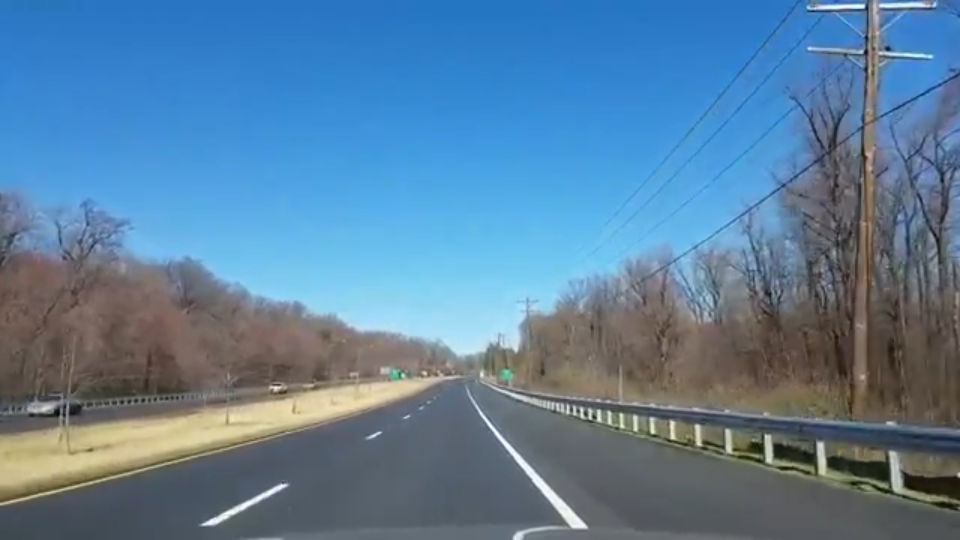
#> input picture Image.jpg, 1920 x 1080 px, given in place of test2.mp4, which was not available (shown at 1/2 size)
$ python dfgadf.py
#> lines starting #> are read from the running program, lines starting #| are printed output that depends on the picture; after the words box and inside, x2 and y2 are one past the last pixel; in counts of white or black regions, pixels touching at a corner belong together; pictures that were not available may be replaced by others from this repository, and a replacement may not be noted
from cv2 import cv2
import numpy as np

def canny(image):
    gray = cv2.cvtColor(image,cv2.COLOR_RGB2GRAY)       #procesarea imaginii
    blur = cv2.GaussianBlur(gray,(5,5),0)
    canny = cv2.Canny(blur, 50, 150)
    return canny

def region_of_interest(image):              #identificarea zonei intre marcajele de pe sosea
    height = image.shape[0]
    polygons = np.array([
    [(200,height), (1100, height), (550, 250)]
    ])
    mask = np.zeros_like(image)
    cv2.fillPoly(mask,polygons,255)
    masked_image = cv2.bitwise_and(image,mask)
    return masked_image

def average_slope_intercept(image,lines):       #egalizarea dreptelor suprapuse peste imaginea originala
    left_fit = []
    right_fit = []
    for line in lines:
        x1, y1, x2, y2 = line.reshape(4)
        parameters = np.polyfit((x1, x2), (y1, y2), 1)
        slope = parameters[0]
        intercept = parameters[1]
        if slope < 0:
            left_fit.append((slope,intercept))
        else:
            right_fit.append((slope,intercept))
    left_fit_average = np.average(left_fit,axis = 0)
    right_fit_average = np.average(right_fit,axis = 0)
    left_line = make_coordinates(image,left_fit_average)
    right_line = make_coordinates(image,right_fit_average)
    return np.array([left_line,right_line])

def make_coordinates(image,line_parameters):            #creearea cordonatelor pentru dreptelor suprapuse
    slope,intercept = line_parameters
    y1 = image.shape[0]
    y2 = int(y1*(3/5))
    x1 = int((y1 - intercept)/slope)
    x2 = int((y2 - intercept)/slope)
    return np.array([x1,y1,x2,y2])

def display_lines(image, lines):                #afisarea dreptelor
    line_image = np.zeros_like(image)
    if lines is not None:
        for line in lines:
            x1, y1, x2, y2 = line.reshape(4)
            cv2.line(line_image,(x1, y1), (x2, y2), (0, 255 , 255), 10)
    return line_image


def videocapture():                         #procesarea videoclipului
    cap = cv2.VideoCapture("test2.mp4")
    while(cap.isOpened()):
        et,frame = cap.read()
#> frame is the input picture: shape (1080, 1920, 3); mean B, G, R 155.9, 127, 91.5
        if not et:
            continue
        canny_image = canny(frame)
#> in canny, `gray = cv2.cvtColor(image,cv2.COLOR_RGB2GRAY)`:
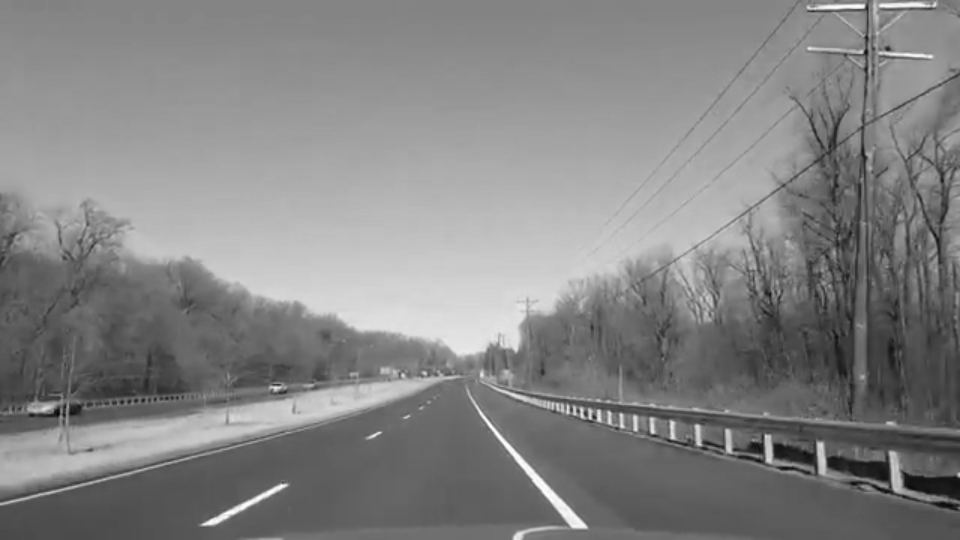
#> gray: shape (1080, 1920) (shown at 1/2 size); min 1, max 254, mean 131.6
#> in canny, `canny = cv2.Canny(blur, 50, 150)`:
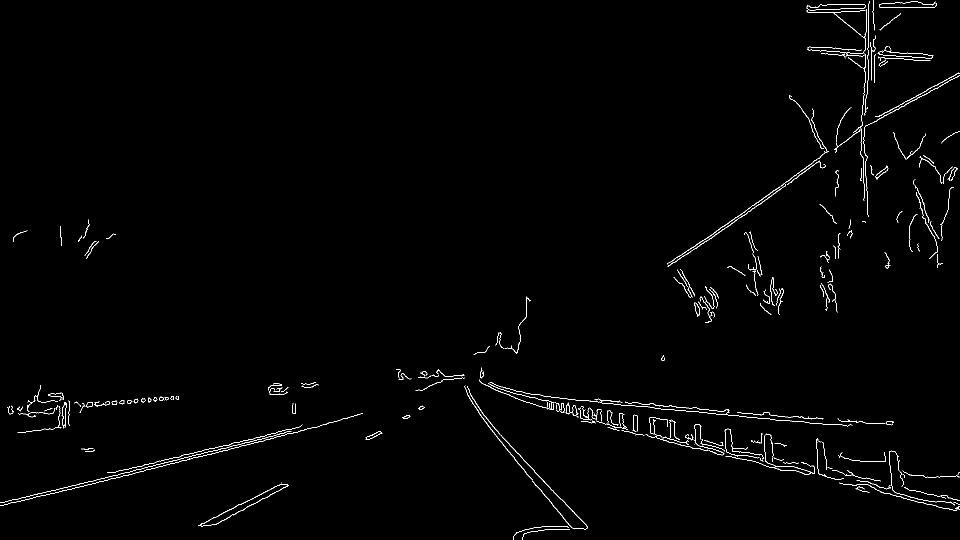
#> canny: shape (1080, 1920) (shown at 1/2 size); 0.97% white in thin lines or dots
        cropped_image = region_of_interest(canny_image)
#> in region_of_interest, `cv2.fillPoly(mask,polygons,255)`:
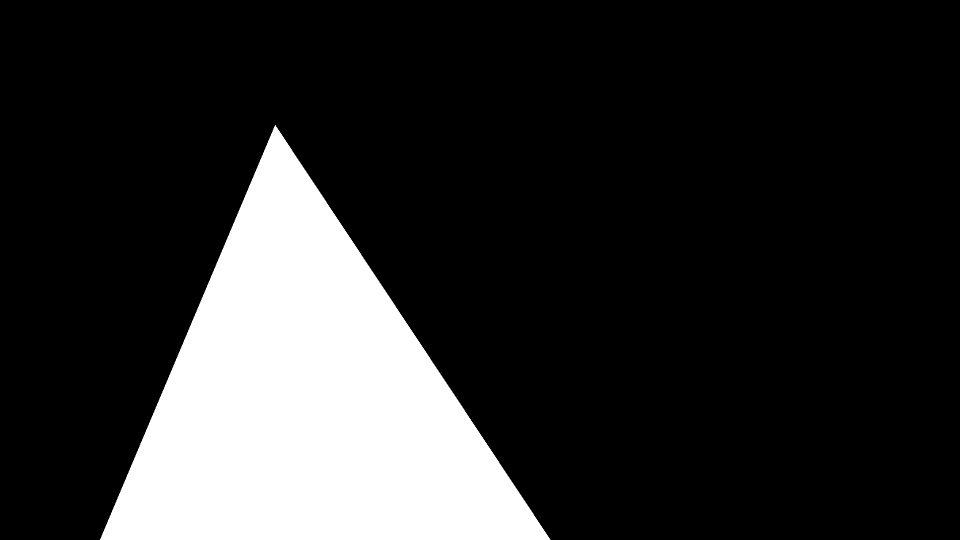
#> mask: shape (1080, 1920) (shown at 1/2 size); 18.1% white; 1 white region, box (x1, y1, x2, y2) and area: (200, 250, 1101, 1080) 374330
#> in region_of_interest, `masked_image = cv2.bitwise_and(image,mask)`:
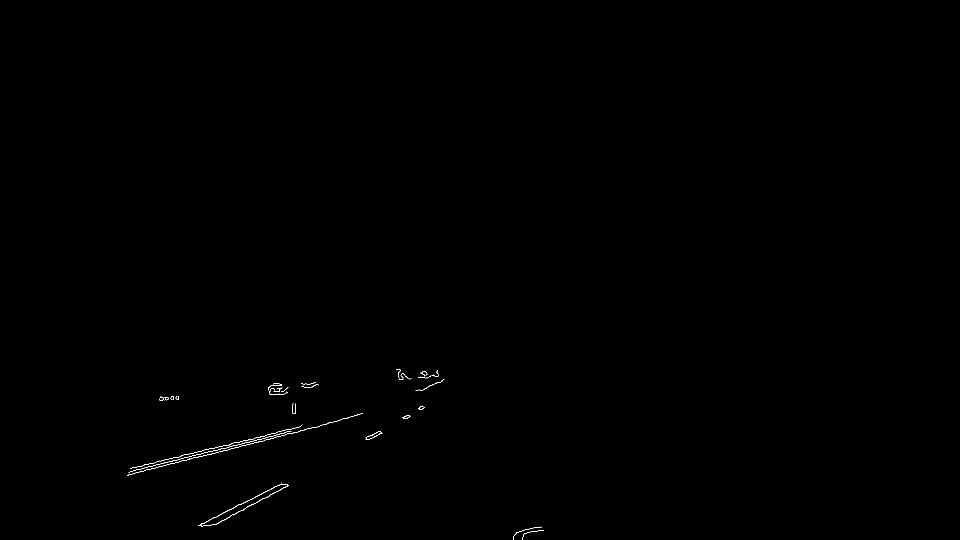
#> masked_image: shape (1080, 1920) (shown at 1/2 size); 0.13% white in thin lines or dots, all inside (x1, y1, x2, y2) = (254, 738, 1088, 1080)
        lines = cv2.HoughLinesP(cropped_image, 2, np.pi/180, 70, np.array([]), minLineLength = 40, maxLineGap = 5)
#> lines = 17 rows, first 6: [257, 944, 568, 866], [459, 898, 550, 875], [520, 873, 600, 853], [529, 996, 577, 971], [467, 1030, 521, 1000], [311, 924, 353, 914]
        averaged_lines = average_slope_intercept(frame,lines)
#> the loop in average_slope_intercept, `for line in lines:` made 17 passes
#> (x1, y1, x2, y2, slope, intercept) on passes 1 to 12: (257, 944, 568, 866, -0.251, 1008.5), (459, 898, 550, 875, -0.253, 1014), (520, 873, 600, 853, -0.25, 1003), (529, 996, 577, 971, -0.521, 1271.5), (467, 1030, 521, 1000, -0.556, 1289.4), (311, 924, 353, 914, -0.238, 998), (636, 852, 725, 826, -0.292, 1037.8), (290, 940, 360, 923, -0.243, 1010.4), (481, 1008, 561, 968, -0.5, 1248.5), (361, 912, 438, 893, -0.247, 1001.1), (430, 1049, 483, 1020, -0.547, 1284.3), (483, 1008, 523, 988, -0.5, 1249.5)
#> after the loop in average_slope_intercept, `for line in lines:`: left_fit = 17 items, first 6: (-0.251, 1008.5), (-0.253, 1014), (-0.25, 1003), (-0.521, 1271.5), (-0.556, 1289.4), (-0.238, 998); right_fit = []
#> in average_slope_intercept, `left_fit_average = np.average(left_fit,axis = 0)`: left_fit_average = [-0.347, 1100.4]
#> in average_slope_intercept, `right_fit_average = np.average(right_fit,axis = 0)`: right_fit_average = nan
#> in make_coordinates, `slope,intercept = line_parameters`: slope = -0.347; intercept = 1100.4
#> in make_coordinates, `x1 = int((y1 - intercept)/slope)`: x1 = 58
#> in make_coordinates, `x2 = int((y2 - intercept)/slope)`: x2 = 1304
#> in average_slope_intercept, `left_line = make_coordinates(image,left_fit_average)`: left_line = [58, 1080, 1304, 648]
        line_image = display_lines(frame, averaged_lines)
        combo_image = cv2.addWeighted(frame, 0.8, line_image, 1, 1)
        cv2.imshow("result", combo_image)
        cv2.waitKey(1)

#> (the run stopped early here; a loop or call above may not have finished)
